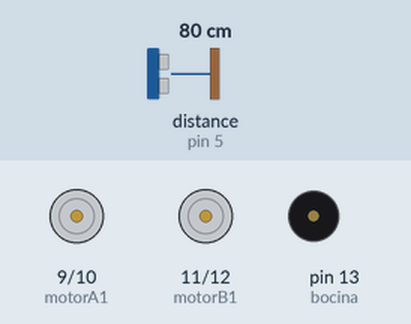
Simulated run of this sketch. Board: Arduino Uno, built with avr-gcc and run on an emulated ATmega328P. Shown: motor-driver pin pairs drawn as motors (green arrow = first pin HIGH = forward, orange = second pin HIGH = backward, longer = more drive), buzzer (waves = sounding, pin HIGH). The inputs (shaded band) are chosen by the test bench; at power-on: distance to the obstacle (sensor on pin 5) 80 cm. Random numbers use the default seed unless the sketch sets one.

Above: at 4.8 s.
4.9 s: distance to the obstacle (sensor on pin 5) set to 24 cm
At 5.52 s:
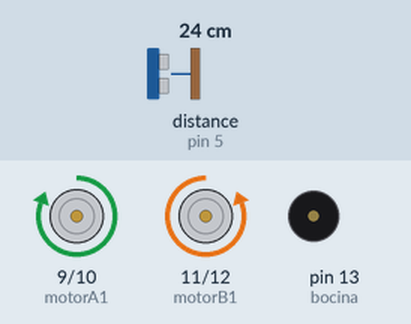
8.3 s: distance to the obstacle (sensor on pin 5) set to 21 cm
At 10.83 s:
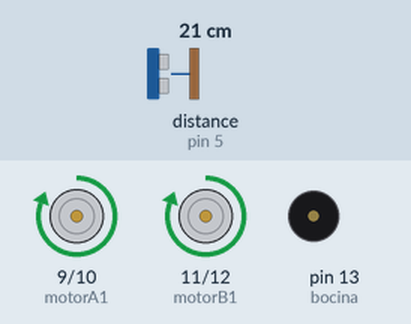
12.2 s: distance to the obstacle (sensor on pin 5) set to 250 cm
At 13.07 s:
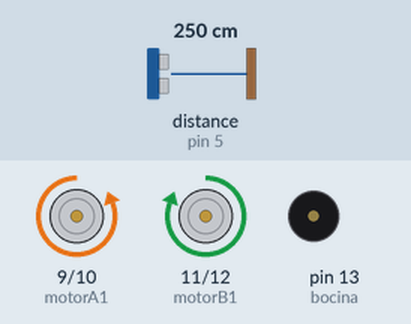
At 14.24 s:
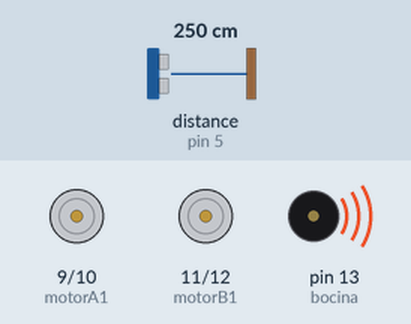
15.7 s: distance to the obstacle (sensor on pin 5) set to 204 cm
19.6 s: distance to the obstacle (sensor on pin 5) set to 198 cm
23.5 s: distance to the obstacle (sensor on pin 5) set to 34 cm
27.0 s: distance to the obstacle (sensor on pin 5) set to 28 cm
Timing chart, 0 to 30.7 s (numbered marks = the images above; inputs shaded):
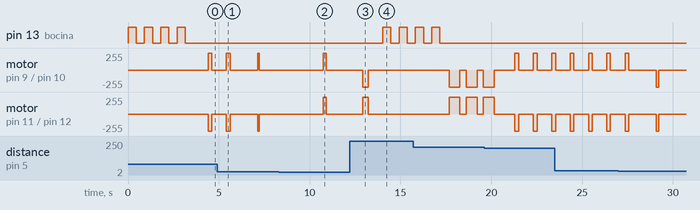

The sketch:

RL_ZIF.ino
```cpp
#include <NewPing.h>

NewPing sonar(6, 5, 200);


int rewards [4][6] =
  {
   {0, 0, -1, -1, -1, -1}, //>26 <20
   {0, 0, 0, 0, 0, 0}, //<26 >20
   {0, 0, 0, 0, 0, 0}, //<25 >21
   {-1, -1, 0, 0, 0, 0} //<24 >22
  };

int weights [4][6] =
 {
   {0, 0, 0, 0, 0, 0},//>26 <20
   {0, 0, 0, 0, 0, 0}, //<26 >20
   {0, 0, 0, 0, 0, 0}, //<25 >21
   {0, 0, 0, 0, 0, 0} //<24 >22
 };

int motorA1=9;
int motorA2=10;
int motorB1=11;
int motorB2=12;
int bocina = 13;


int ultra_detectado = 0;
int seccion=0;
int n=0;
int num_random = 0;
int num_max = 0;
bool bandera=true;


void avanzar(){
  digitalWrite(motorA1,HIGH);
  digitalWrite(motorA2,LOW);
  digitalWrite(motorB1,LOW);
  digitalWrite(motorB2,HIGH);

}

void retroceder(){
  digitalWrite(motorA1,LOW);
  digitalWrite(motorA2,HIGH);
  digitalWrite(motorB1,HIGH);
  digitalWrite(motorB2,LOW);
}

void alto(){
  digitalWrite(motorA1,LOW);
  digitalWrite(motorA2,LOW);
  digitalWrite(motorB1,LOW);
  digitalWrite(motorB2,LOW);
}

void girarDerecha(){
  digitalWrite(motorA1,HIGH);
  digitalWrite(motorA2,LOW);
  digitalWrite(motorB1,HIGH);
  digitalWrite(motorB2,LOW);
}

void girarIzquierda(){
  digitalWrite(motorA1,LOW);
  digitalWrite(motorA2,HIGH);
  digitalWrite(motorB1,LOW);
  digitalWrite(motorB2,HIGH);
}

void avanzar_pausado(){
      alto();
      delay(800);
      avanzar();
      delay(200);
}

void advertencia(){
      for(int i=0; i<4; i++){
        digitalWrite(bocina,HIGH);
        delay(450);
        digitalWrite(bocina,LOW);
        delay(450);
      }
}

void accion(int n){
  switch(n){
    case 0:
      alto();
      delay(1500);
      avanzar();
      delay(100);
      alto();
      delay(1000);
      break;
    case 1:
      alto();
      delay(1500);
      avanzar();
      delay(200);
      alto();
      delay(1000);
      break;
    case 2:
      alto();
      delay(1500);
      girarDerecha();
      delay(150);
      alto();
      delay(1000);
      break;
     case 3:
      alto();
      delay(1500);
      girarDerecha();
      delay(300);
      alto();
      delay(1000);
      break;
     case 4:
      alto();
      delay(1500);
      girarIzquierda();
      delay(150);
      alto();
      delay(1000);
      break;
     case 5:
      alto();
      delay(1500);
      girarIzquierda();
      delay(300);
      alto();
      delay(1000);
      break;
  }
}

void imprimir(int actual, int detectado, int re, int peso, int seccion){
   Serial.print("ULTRASONICO ACTUAL: ");
   Serial.println(actual);
   Serial.print("ULTRASONICO ESTADO: ");
   Serial.println(detectado);
   Serial.print("RECOMPENSA: ");
   Serial.println(re);
   Serial.print("PESO: ");
   Serial.println(peso);
   Serial.print("SECCION: ");
   Serial.println(seccion);

   Serial.println();
   Serial.println("RECOMPENSAS ARREGLO:");

   for(int i =0; i< 4; i++){
    for(int j=0; j<6; j++){
      Serial.print(rewards[i][j]);
      Serial.print(",\t");
    }
    Serial.println();
   }

   Serial.println();
   Serial.println("PESOS ARREGLO:");

   for(int i =0; i< 4; i++){
    for(int j=0; j<6; j++){
      Serial.print(weights[i][j]);
      Serial.print(",\t");
    }
    Serial.println();
   }

   alto();
   delay(3000);
}

void setup() {
  pinMode(motorA1,OUTPUT);
  pinMode(motorA2,OUTPUT);
  pinMode(motorB1,OUTPUT);
  pinMode(motorB2,OUTPUT);
  pinMode(bocina, OUTPUT);
  advertencia();
  //Serial.begin(9600);
}

void loop() {
  while(n < 250){
    while(sonar.ping_cm() > 19 || sonar.ping_cm() ==0){
        if(sonar.ping_cm() > 30){
          avanzar_pausado();
        }
        else if(sonar.ping_cm() ==0){
          retroceder();
          delay(600);
          alto();
          delay(300);
        }
        else{
          if(bandera == true){
              if(sonar.ping_cm()==0){
                retroceder();
                delay(300);
                alto();
                delay(300);
                break;
              }
              ultra_detectado = sonar.ping_cm();
              //Serial.print("DETECTADO: ");
              //Serial.println(ultra_detectado);
              bandera = false;
           }

             //seleccionamos seccion
             if(ultra_detectado <= 30 && ultra_detectado > 26){
                seccion = 0;
              }
              if(ultra_detectado <= 26 && ultra_detectado >= 25){
                 seccion = 1;
              }
              if(ultra_detectado <= 24 && ultra_detectado >= 22){
                 seccion = 2;
              }
              if(ultra_detectado <= 21 && ultra_detectado >= 20){
                 seccion = 3;
              }

             //Se selecciona la accion
             num_max = weights[seccion][0];
             num_random = 0;
             for(int i=1; i<6; i++){
                if(weights[seccion][i] > num_max){
                     num_max = weights[seccion][i];
                     num_random = i;
                }
             }
             if(rewards[seccion][num_random] == -1){
                  num_random = random(0, 5);
                  while(rewards[seccion][num_random] < 0){
                   num_random = random(0, 5);
                }
             }

           /*  Serial.println();
             Serial.print("CICLO: ");
          Serial.println(n);
           Serial.print("SECCION: ");
          Serial.println(seccion);
          Serial.print("ACCION CON MAYOR PESO: ");
          Serial.println(num_random);*/

          //HACEMOS LA ACCION PENSADA
          accion(num_random);
          //Serial.print("DESPUES DE LA ACCION: ");
          //Serial.println(sonar.ping_cm());
          //ESTABLECEMOS PUNTOS
          alto();
          delay(1000);
          if(sonar.ping_cm()==0){
                retroceder();
                delay(300);
                alto();
                delay(300);
                break;
              }
          if(sonar.ping_cm() > 30 || sonar.ping_cm() <= 20){
             rewards[seccion][num_random] = -1;

          }
          if(sonar.ping_cm() <= 30 && sonar.ping_cm() > 26){
             rewards[seccion][num_random] = 5;
          }
          if(sonar.ping_cm() <= 26 && sonar.ping_cm() >= 25){
             rewards[seccion][num_random] = 15;
          }
          if(sonar.ping_cm() <= 24 && sonar.ping_cm() >= 23){
             rewards[seccion][num_random] = 15;
          }
          if(sonar.ping_cm() <= 22 && sonar.ping_cm() >= 21){
             rewards[seccion][num_random] = 50;
          }
          //ESTABLECEMOS PESOS
          num_max = weights[num_random][0];
          for(int i=1; i<6; i++){
            if(weights[num_random][i] > num_max){
               num_max = weights[num_random][i];
            }
          }

          weights[seccion][num_random] = rewards[seccion][num_random] + 2 * num_max;

          //imprimir(sonar.ping_cm(), ultra_detectado, rewards[seccion][num_random], weights[seccion][num_random], seccion );
          //Serial.print("N: ");
          //Serial.println(n);
          //Serial.print("RECOMPENSA: ");
          //Serial.println(rewards[ultra_detectado][num_random]);
          bandera=true;
        }
    }
    alto();
    delay(500);
    advertencia();
    n++;
  }
  alto();
    delay(500);
    n=0;
}
```

Measured:
- the behaviour switches between 22 and 21 cm on distance to the obstacle (sensor on pin 5) (found by bisection; images 1 and 2)
- after the input at 12.2 s, pin 13 (bocina): alternates HIGH for 0.45 s and LOW for 0.45 s, starting after 1.8 s
- by itself, motor on pin 11 (motorB1) / pin 12 (motorB2): alternates backward 255/255 for 0.18 s and stopped for 1.5 s
